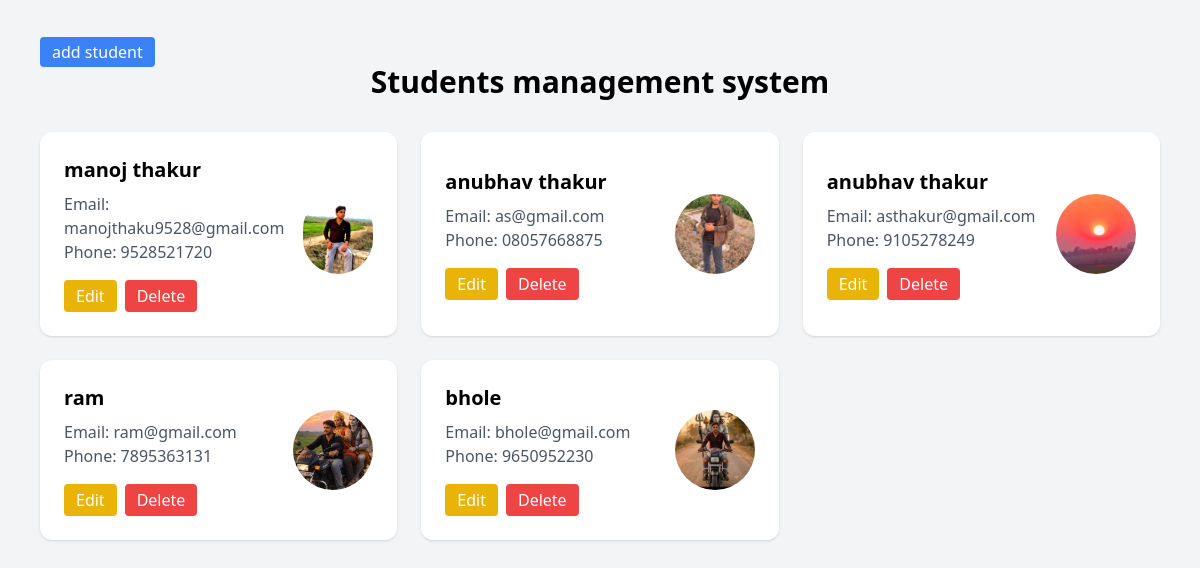
The page / on the database its author committed.
### student/models.py (models this page shows)
class Student(models.Model):
    name = models.CharField(max_length=100)
    email=models.EmailField()
    phone=models.CharField(max_length=13)
    image = models.ImageField(upload_to='dare_image/',blank=True, null=True)

### student/views.py (the view)
# urls.py: path('',views.students,name="students"),
def students(request):
    student_data = Student.objects.all()
    data = {'student_data': student_data}
    return render(request, 'student/students.html', data)

### templates/student/students.html (shortened to what this page needs)
<!DOCTYPE html>
<html>
<head>
    <script src="https://cdn.tailwindcss.com"></script>
</head>
<body class="bg-gray-100 p-10">
<button><a href="{% url 'add_student' %}" class="bg-blue-500 text-white px-3 py-1 rounded border-gray-300">add student</a></button>
<h1 class="text-3xl font-bold mb-8 text-center">Students management system</h1>
<div class="grid grid-cols-1 md:grid-cols-2 lg:grid-cols-3 gap-6">
{% for student in student_data %}
<div class="bg-white p-6 rounded-xl shadow flex justify-between items-center">
    <div>
        <h2 class="text-xl font-semibold mb-2">{{ student.name }}</h2>
        <p class="text-gray-600">Email: {{ student.email }}</p>
        <p class="text-gray-600 mb-4">Phone: {{ student.phone }}</p>
        <div class="flex gap-2">
            <a href="{% url 'update_student' student.id %}">
                <button class="bg-yellow-500 text-white px-3 py-1 rounded">Edit</button>
            </a>
            <a href="{% url 'delete_student' student.id %}">
                <button class="bg-red-500 text-white px-3 py-1 rounded">Delete</button>
            </a>
        </div>
    </div>
    <div>
        {% if student.image %}
<img src="{{ student.image.url }}" class="w-20 h-20 rounded-full object-cover">
        {% else %}
            <div class="w-20 h-20 rounded-full bg-gray-300 flex items-center justify-center text-gray-500 text-sm">
                No Image
            </div>
        {% endif %}
    </div>
</div>
{% endfor %}
</div>
</body>
</html>

### rows shown on the page
Student: name "manoj thakur", email "manojthaku9528@gmail.com", phone "9528521720", image (picture)
Student: name "anubhav thakur", email "as@gmail.com", phone "08057668875", image (picture)
Student: name "anubhav thakur", email "asthakur@gmail.com", phone "9105278249", image (picture)
Student: name "ram", email "ram@gmail.com", phone "7895363131", image (picture)
Student: name "bhole", email "bhole@gmail.com", phone "9650952230", image (picture)
